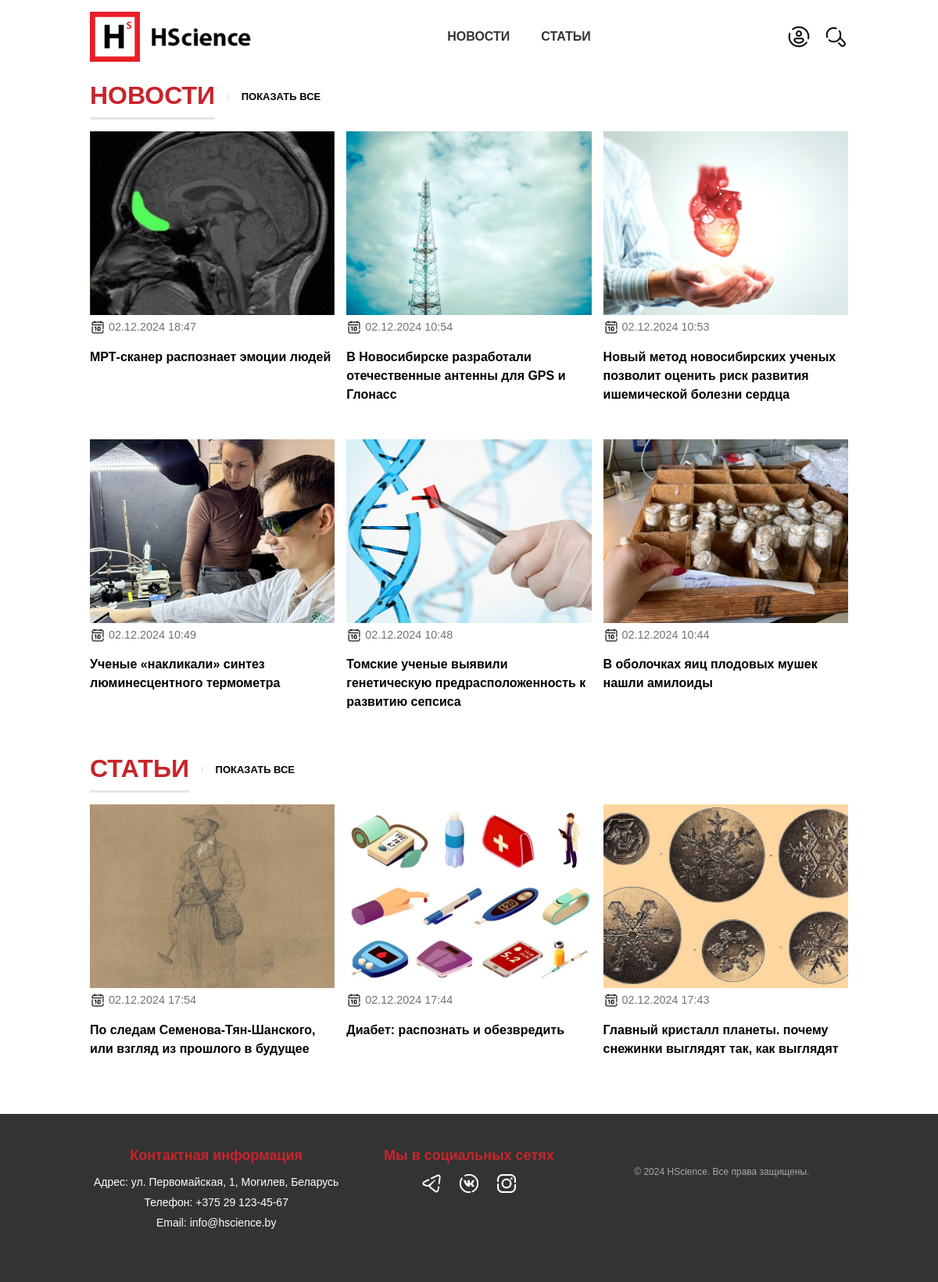
The page / on the database its author committed.
### main/models.py (models this page shows, shortened)
class News(models.Model):
    title = models.CharField(max_length=200)
    precontent = models.TextField(blank=True)
    content = models.TextField()
    image = models.ImageField(upload_to='news_images/', blank=True)
    created_at = models.DateTimeField(default=timezone.now)
    views = models.PositiveIntegerField(default=0)
    author = models.ForeignKey(User, on_delete=models.CASCADE)
    category = models.ForeignKey(Category, on_delete=models.SET_NULL, null=True, blank=True)
    is_published = models.BooleanField(default=False)
    def get_absolute_url(self):
        return reverse('news_detail', kwargs={'pk': self.pk})

class Article(models.Model):
    title = models.CharField(max_length=200)
    precontent = models.TextField(blank=True)
    content = models.TextField()
    image = models.ImageField(upload_to='article_images/', blank=True)
    created_at = models.DateTimeField(default=timezone.now)
    views = models.PositiveIntegerField(default=0)
    author = models.ForeignKey(User, on_delete=models.CASCADE)
    category = models.ForeignKey(Category, on_delete=models.SET_NULL, null=True, blank=True)
    is_published = models.BooleanField(default=False)
    def get_absolute_url(self):
        return reverse('article_detail', kwargs={'pk': self.pk})

### main/views.py (the view)
# urls.py: path('', views.index),
def index(request):
    latest_news = News.objects.filter(is_published=True).order_by('-created_at')[:6]
    latest_articles = Article.objects.filter(is_published=True).order_by('-created_at')[:3]
    context = {
        'latest_news': latest_news,
        'latest_articles': latest_articles
    }
    return render(request, 'main/index.html', context)

### main/templates/main/index.html (shortened to what this page needs)
{% extends 'main/layout.html' %}
{% block content %}
{% load static %}
<main class="layout-main">
    <div class="container">
        <section class="card-panel">
            <div class="card-header">
                <h2>Новости</h2>
                <a class="show-all" href="/news">Показать все</a>
            </div>
            <div class="card-body">
                <div class="announce-list three-column">
                    {% for news in latest_news %}
                        <div class="list-item">
                            <div class="image">
                                <a href="{{ news.get_absolute_url }}">
                                    <img class="lozad" loading="lazy" src="{{ news.image.url }}" alt="{{ news.title }}">
                                </a>
                            </div>
                            <div class="announce">
                                <div class="props">
                                    <div class="prop"><img class="icon-calendar" src="{% static 'main/img/icon-calendar.png' %}"/>
                                        <time datetime="{{ news.created_at }}">{{ news.created_at|date:"d.m.Y H:i" }}</time>
                                    </div>
                                </div>
                                <div class="title">
                                    <a href="{{ news.get_absolute_url }}">{{ news.title }}</a>
                                </div>
                            </div>
                        </div>
                    {% endfor %}
                </div>
            </div>
        </section>
        <section class="card-panel">
            <div class="card-header">
                <h2>Статьи</h2>
                <a class="show-all" href="/articles">Показать все</a>
            </div>
            <div class="card-body">
                <div class="announce-list three-column">
                    {% for article in latest_articles %}
                        <div class="list-item">
                            <div class="image">
                                <a href="{{ article.get_absolute_url }}">
                                    <img class="lozad" loading="lazy" src="{{ article.image.url }}" alt="{{ article.title }}">
                                </a>
                            </div>
                            <div class="announce">
                                <div class="props">
                                    <div class="prop"><img class="icon-calendar" src="{% static 'main/img/icon-calendar.png' %}"/>
                                        <time datetime="{{ article.created_at }}">{{ article.created_at|date:"d.m.Y H:i" }}</time>
                                    </div>
                                </div>
                                <div class="title">
                                    <a href="{{ article.get_absolute_url }}">{{ article.title }}</a>
                                </div>
                            </div>
                        </div>
                    {% endfor %}
                </div>
            </div>
        </section>
    </div>
</main>
{% endblock %}

### main/templates/main/layout.html (shortened to what this page needs)
{% load static %}
<!DOCTYPE html>
<html lang="en">
<head>
    <link rel="stylesheet" href="{% static 'main/css/main.css' %}">
</head>
<body>
    <header class="layout-header">
        <div class="container">
            <div class="logotypes">
                <a href="/" class="logo">
                    <img src="{% static 'main/img/logo.jpg' %}" alt="HScience" class="logo-img">
                </a>
                <a href="/" class="logo-textual">
                    <img src="{% static 'main/img/logo-text.jpg' %}" alt="HScience" class="logo-img">
                </a>
            </div>
            <nav class="main-menu hidden-md-down">
                <ul>
                    <li><a href="/news">Новости</a></li>
                    <li><a href="/articles">Статьи</a></li>
                </ul>
            </nav>
            <nav class="aux-menu">
                <ul>
                    {% if user.is_authenticated %}
                        <li>
                            <a href="/profile" title="Профиль">
                                {% if user.profile.avatar %}
                                    <img src="{{ user.profile.avatar.url }}" class="icon-user autorised">
                                {% else %}
                                    <img src="{% static 'main/img/icon-user.png' %}" class="icon-user">
                                {% endif %}
                            </a>
                        </li>
                    {% else %}
                        <li><a href="/login" title="Войти"><img src="{% static 'main/img/icon-user.png' %}" class="icon-user" id="user-icon"></a></li>
                    {% endif %}
                    <li><a href="/search" title="Поиск"><img src="{% static 'main/img/icon-search.png' %}" class="icon-search"></a></li>
                </ul>
            </nav>
        </div>
    </header>
    {% block content %}
    {% endblock %}
    <footer class="layout-footer">
        <div class="container">
            <div class="footer-section contact-info">
                <h4>Контактная информация</h4>
                <p>Адрес: ул. Первомайская, 1, Могилев, Беларусь</p>
                <p>Телефон: +375 29 123-45-67</p>
                <p>Email: info@hscience.by</p>
            </div>
            <div class="footer-section social-media">
                <h4>Мы в социальных сетях</h4>
                <a href="#"><img src="{% static 'main/img/icon-telegram.png' %}" alt="Telegram" class="icon-social"></a>
                <a href="#"><img src="{% static 'main/img/icon-vk.png' %}" alt="VK" class="icon-social"></a>
                <a href="#"><img src="{% static 'main/img/icon-instagram.png' %}" alt="Instagram" class="icon-social"></a>
            </div>
            <div class="footer-section copyright">
                <p>&copy; 2024 HScience. Все права защищены.</p>
            </div>
        </div>
    </footer>
</body>
</html>

### rows shown on the page
News: image (picture), created_at "02.12.2024 18:47", title "МРТ-сканер распознает эмоции людей"
News: image (picture), created_at "02.12.2024 10:54", title "В Новосибирске разработали отечественные антенны для GPS и Глонасс"
News: image (picture), created_at "02.12.2024 10:53", title "Новый метод новосибирских ученых позволит оценить риск развития ишемической болезни сердца"
News: image (picture), created_at "02.12.2024 10:49", title "Ученые «накликали» синтез люминесцентного термометра"
News: image (picture), created_at "02.12.2024 10:48", title "Томские ученые выявили генетическую предрасположенность к развитию сепсиса"
News: image (picture), created_at "02.12.2024 10:44", title "В оболочках яиц плодовых мушек нашли амилоиды"
Article: image (picture), created_at "02.12.2024 17:54", title "По следам Семенова-Тян-Шанского, или взгляд из прошлого в будущее"
Article: image (picture), created_at "02.12.2024 17:44", title "Диабет: распознать и обезвредить"
Article: image (picture), created_at "02.12.2024 17:43", title "Главный кристалл планеты. почему снежинки выглядят так, как выглядят"
